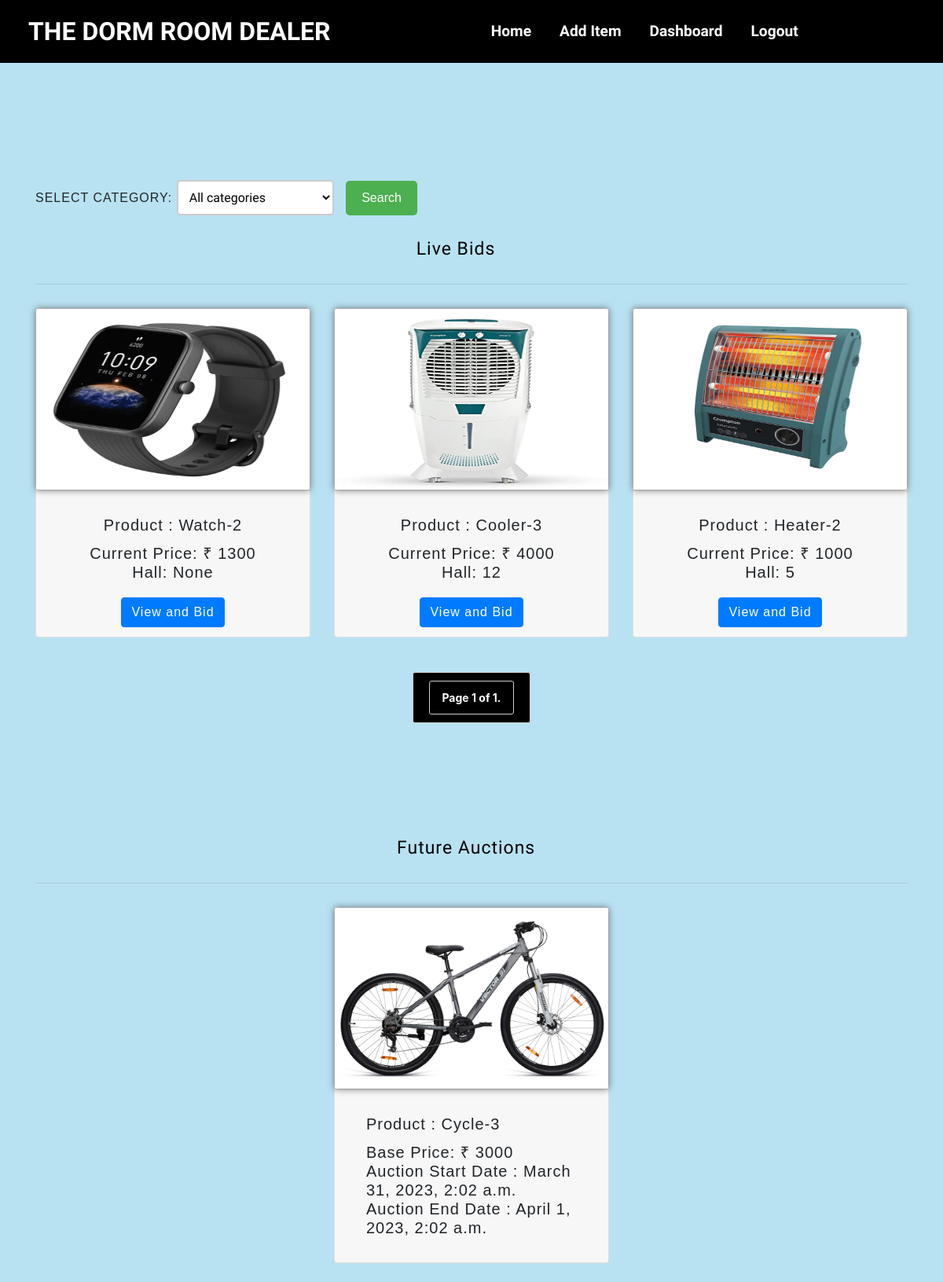
The app's page /home (signed in), older data.
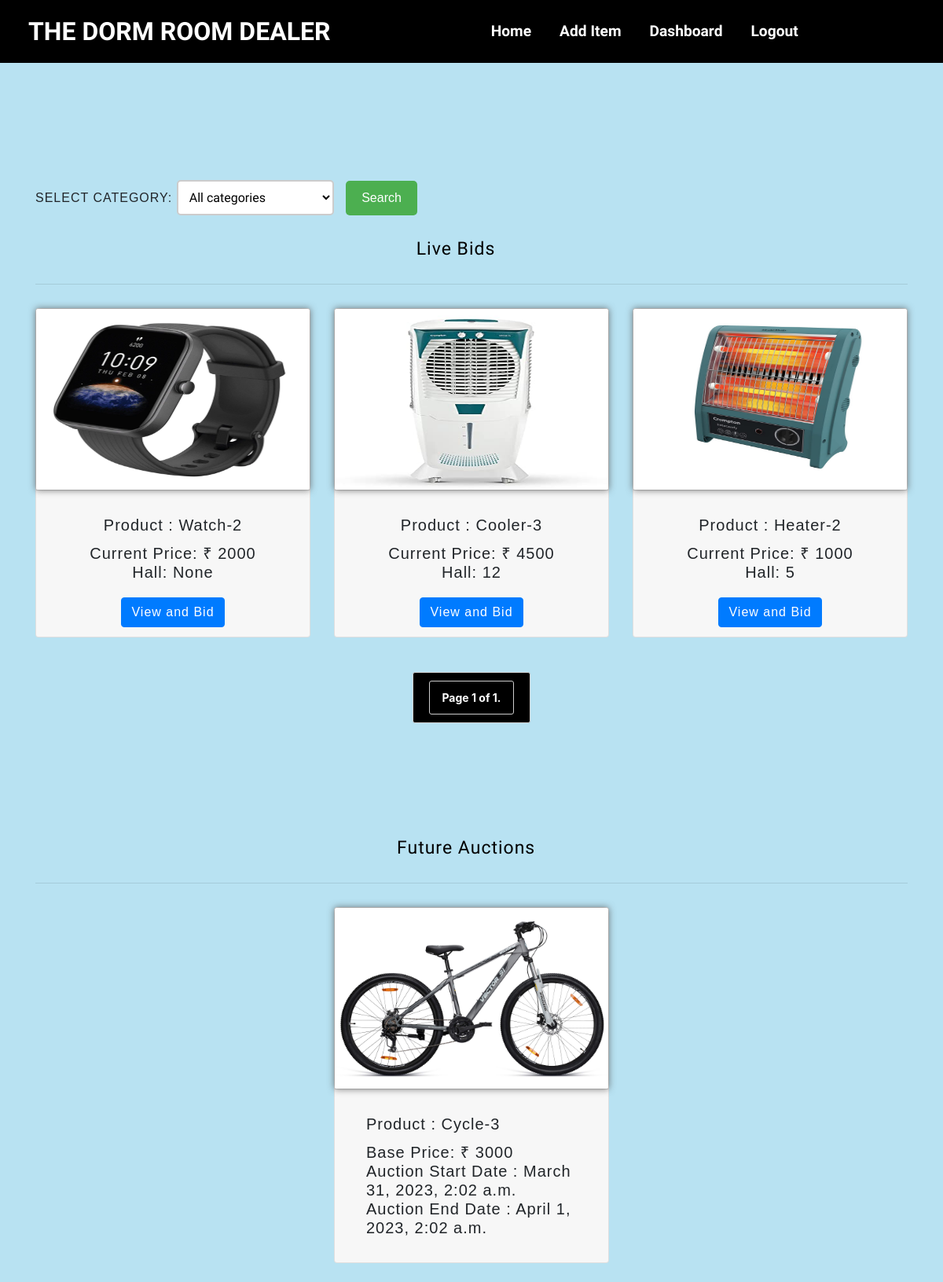
The same page, newer data.
### items/models.py (models this page shows)
class Item(models.Model):
    name=models.CharField(max_length=25)
    profile=models.ImageField(upload_to='pics')
    img1=models.ImageField(upload_to='pics' ,null=True )
    img2=models.ImageField(upload_to='pics' ,null=True )
    description=models.TextField()
    location = models.IntegerField(null = True)
    basePrice=models.IntegerField()
    currentPrice=models.IntegerField()
    tag=models.CharField(max_length=25)
    status=models.CharField(null=True,max_length=25)
    sold=models.CharField(max_length=10,default="unsold")
    ownermail = models.EmailField(unique=False)
    start_date = models.DateTimeField(null = False, default=datetime.now)
    end_date = models.DateTimeField(null=False, default=datetime.now)
    highest_bidder=models.IntegerField(null=True)
    sendwinmail = models.CharField(max_length=7,default="notSent")

### accounts/views.py (the view)
# urls.py: 2. Add a URL to urlpatterns:  path('', views.home, name='home')
@login_required(login_url='login')
def home(request):
    if request.method == "POST":
        category = request.POST.get('category')
    else:
        category = "All categories"
    items = Item.objects.all()
    today = timezone.now()
    for i in items:
        i.start_date = i.start_date or today
        i.end_date = i.end_date or today + datetime.timedelta(days=1)
        if(today < i.start_date):
            i.status = "future"
        elif (i.start_date <= today < i.end_date and i.status != "past"):
            i.status = "live"
        else:
            i.status = "past"
        i.save()
    productStatus(request)
    sendMail(request)
    if category != "All categories" and category != None:
        items = Item.objects.filter(status="live").filter(tag=category)
    else:
        items = Item.objects.filter(status="live")
    paginator = Paginator(items, 6) # Show 6 products per page.
    page_number = request.GET.get('page')
    page_obj = paginator.get_page(page_number)
    itemsfuture = Item.objects.filter(status="future")
    return render(request,"home.html",{'page_obj': page_obj, 'items': itemsfuture})

### accounts/views.py (called while the page is built, shortened)
@login_required(login_url='login')
def productStatus(request):
    item = Item.objects.all()
    for i in item:
        try:
            highest_bidder = i.highest_bidder
            if highest_bidder is not None and i.status == "live":
                i.sold = "Bidded"
                i.save()
            elif highest_bidder is not None and i.status == "past":
                i.sold = "Sold"
                i.save()
            elif i.status == "future":
                i.sold = "Yet to be auctioned"
                i.save()
            else:
                i.sold = "Unsold"
                i.save()
        except:
            pass

@login_required(login_url='login')
def sendMail(request):
    now = timezone.now()
    item = Item.objects.filter(end_date = now ).filter(sold="sold").filter(sendwinmail="notSent")

### templates/home.html (shortened to what this page needs)
{% extends 'base.html' %}
{% block content %}
<div class="container">
    <form method="POST" action="{% url 'home' %}">
        <label for="category">SELECT CATEGORY:</label>
        <select name="category" id="category">
            <option value="All categories">All categories</option>
        </select>
        <button type="submit">Search</button>
    </form>
    <h2 class="text-center my-4">Live Bids</h2>
    <hr>
    <div class="row justify-content-center">
        {% for i in page_obj %}
        <div class="col-md-4 mb-4">
            <div class="card">
                <img class="card-img-top" id="item-image" src="{{ i.profile.url }}" alt="{{ i.name }}">
                <div class="card-footer text-center">
                    <div class="card-body">
                        <h5 class="card-title">Product : {{ i.name }}</h5>
                        <h5 class="mb-0">Current Price: ₹ {{ i.currentPrice }}</h5>
                        <h5 class="mb-0">Hall: {{ i.location }}</h5>
                    </div>
                    <a href="items/biditem?id={{ i.id }}" class="btn btn-primary">View and Bid</a>
                </div>
            </div>
        </div>
        {% endfor %}
    </div>
</div>
<div class="pagination">
    <span class="step-links">
        <span class="current">
            Page {{ page_obj.number }} of {{ page_obj.paginator.num_pages }}.
        </span>
    </span>
</div>
<div class="container">
    <h2 class="text-center my-4">Future Auctions</h2>
    <hr>
    <div class="row justify-content-center">
        {% for i in items %}
        <div class="col-md-4 mb-4">
            <div class="card">
                <img class="card-img-top" id="item-image" src="{{ i.profile.url }}" alt="{{ i.name }}">
                <div class="card-footer">
                    <div class="card-body">
                        <h5 class="card-title">Product : {{ i.name }}</h5>
                        <h5 class="mb-0">Base Price: ₹ {{ i.basePrice }}</h5>
                        <h5 class="mb-0">Auction Start Date : {{i.start_date}}</h5>
                        <h5 class="mb-0">Auction End Date : {{i.end_date}}</h5>
                    </div>
                </div>
            </div>
        </div>
        {% endfor %}
    </div>
</div>
{% endblock %}

### templates/base.html (shortened to what this page needs)
<!DOCTYPE html>
<html>
    <head>
        <link rel="stylesheet" href="../static/css/nav.css">
        <link rel="stylesheet" href="https://stackpath.bootstrapcdn.com/bootstrap/4.4.1/css/bootstrap.min.css">
        <link rel="stylesheet" href="https://stackpath.bootstrapcdn.com/font-awesome/4.7.0/css/font-awesome.min.css">
    </head>
    <body>
        <header>
            <nav class="navbar navbar-expand-lg navbar-light ">
                <a class="navbar-brand">THE DORM ROOM DEALER</a>
                <div class="collapse navbar-collapse" id="navbarNav">
                    <ul class="navbar-nav">
                        <li class="nav-item">
                            <a class="nav-link" href="/home">Home</a>
                        </li>
                        <li class="nav-item">
                            <a class="nav-link" href="/items/additem">Add Item</a>
                        </li>
                        <li class="nav-item">
                            <a class="nav-link" href="/dashboard">Dashboard</a>
                        </li>
                        <li class="nav-item">
                            <a class="nav-link" href="/logout">Logout</a>
                        </li>
                    </ul>
                </div>
            </nav>
        </header>
        {% block content %}
        {% endblock %}
    </body>
</html>

### static/css/nav.css (style rules this page uses)
body { margin: 0; padding: 0; }
.container { width: 100%; margin-top: 140px; font-family: sans-serif ; letter-spacing: 1px; }
.container h2 { text-align: center; margin: 0 auto; display: block; color: black; width: 200px; font-size: 23px; font-family: 'Barlow Semi Condensed', sans-serif; top: 35px; padding: 5px; height: 39px; }
.container h2:after { content: ''; border-right: 40px solid transparent; position: relative; left: 68px; top:33px; }
.row { margin-top: 30px; }
img { width: 230px; height: 230px; border-radius: 3px; box-shadow: 0 0px 8px 1px rgba(87, 87, 87, 0.719); }

### templates/base.html (style rules this page uses)
.navbar { background-color: black; height: 80px; font-family: 'Barlow Semi Condensed', sans-serif; }
.navbar-brand { color: #fff !important; font-size: 2rem; font-weight: bold; margin-left: 20px; }
.navbar-nav { margin: 0 auto; }
.nav-link { color: #fff !important; font-size: 1.2rem; font-weight: bold; margin-left: 20px; }

### templates/home.html (style rules this page uses)
body { background-color: #B8E2F2; }
select { font-family: 'Barlow Semi Condensed', sans-serif; font-size: 16px; padding: 10px; border: 2px solid #ccc; border-radius: 5px; background-color: #fff; width: 200px; margin-right: 10px; }
label { font-family: Arial, sans-serif; font-size: 16px; }
button { background-color: #4CAF50; border: none; color: white; padding: 10px 20px; text-align: center; text-decoration: none; display: inline-block; font-size: 16px; margin-top: 10px; cursor: pointer; border-radius: 5px; }
.pagination { display: flex; justify-content: center; align-items: center; margin-top: 20px; background-color: transparent; overflow-x: scroll; width: 100%; }
.pagination a, .pagination span { display: inline-block; padding: 10px 15px; margin: 0 5px; border: 1px solid #ccc; border-radius: 3px; font-size: 14px; text-align: center; color: white; text-decoration: none; background-color: black; }
.pagination .current { font-weight: bold; }

Row changes from the older to the newer data that the page shows:
changed Item "Watch-2": currentPrice "1300" → "2000"
changed Item "Cooler-3": currentPrice "4000" → "4500"
